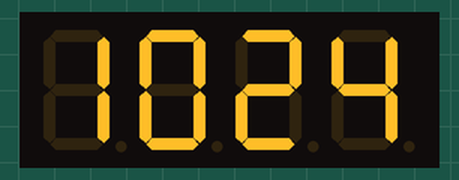
Simulated run of this program. Board: ESP8266 (NodeMCU). Shown: 4-digit seven-segment display. WiFi joins after 1.5 s; servers stay silent unless stated; the local clock reads 2024-03-15 10:24:30 at power-on unless the program sets it.

Above: at 0.3 s.
At 64.6 s:
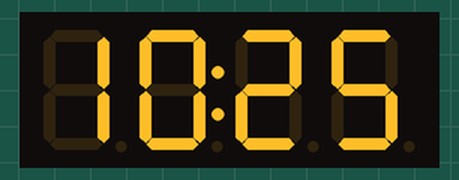
At 129.1 s:
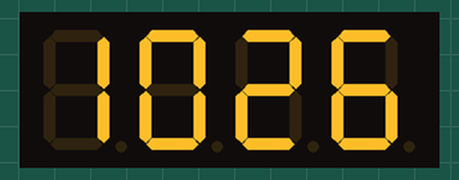

The program:

main.cpp
```cpp
#include <Arduino.h>
#include "ClockLEDDisplay.h"
#include "RTC.h"
#include "Config.h"
#include "Period.h"

RTC rtc;
ClockLEDDisplay cld;
Period period100_1(NULL, 100, true);
Period period100_2(NULL, 100, true);

static void on_period100_1(void *instance);
static void on_period100_2(void *instance);

void setup()
{
   Serial.begin(115200);
   rtc.Init();
   cld.Init();
   period100_1.AddOnPeriodExpiredHandler(on_period100_1);
   period100_2.AddOnPeriodExpiredHandler(on_period100_2);
}
void loop()
{
   int8_t hour;
   int8_t minute;
   int8_t second;
   rtc.GetTime(hour, minute, second);
   uint32_t TC = millis();
   bool isUpdated = rtc.GetIsUpdated();
   if (!isUpdated)
   {
      period100_1.Check(TC); //Points only.
      return;
   }
   else
   {
      period100_2.Check(TC); //Time and points.
   }
}
void on_period100_1(void *instance)
{
   cld.DisplayPointsOnly(millis() % 1000 > 500);
}
void on_period100_2(void *instance)
{
   int8_t hour;
   int8_t minute;
   int8_t second;
   rtc.GetTime(hour, minute, second);
   cld.DisplayTime(hour, minute, millis() % 1000 > 500);
}
```

ClockLEDDisplay.cpp
```cpp
#include "ClockLEDDisplay.h"

ClockLEDDisplay::ClockLEDDisplay()
{
   mTM1637 = new TM1637(CLK_PIN, DIO_PIN);
}
ClockLEDDisplay::~ClockLEDDisplay()
{
   if (mTM1637 != NULL)
   {
      delete mTM1637;
      mTM1637 = NULL;
   }
}
void ClockLEDDisplay::Init()
{
   mTM1637->set();
   mTM1637->init();
}
void ClockLEDDisplay::DisplayTime(int8_t hour, int8_t minute, bool showPoints)
{
   int8_t TimeDisp[] = { hour / 10, hour % 10, minute / 10, minute % 10 };
   mTM1637->point((showPoints) ? POINT_ON : POINT_OFF);
   mTM1637->display(TimeDisp);
}
void ClockLEDDisplay::DisplayPointsOnly(bool showPoints)
{
   mTM1637->point((showPoints) ? POINT_ON : POINT_OFF);
   mTM1637->clearDisplay();
}
```

ClockLEDDisplay.h
```cpp
#ifndef ClockLEDDisplay_h
#define ClockLEDDisplay_h

#include <Arduino.h>
#include <TM1637.h>
#include "Config.h"

class ClockLEDDisplay
{
public:
   ClockLEDDisplay();
   virtual ~ClockLEDDisplay();
   void Init();
   void DisplayTime(int8_t hour, int8_t minute, bool showPoints);
   void DisplayPointsOnly(bool showPoints);
private:
   TM1637 *mTM1637;
};

#endif //ClockLEDDisplay_h
```

CommonFunctions.h
```cpp
#if !defined(__COMMON_FUNCTIONS_H__)
#define __COMMON_FUNCTIONS_H__

#include <Arduino.h>

//***************
//* Version 004 *
//***************

#define PI 3.1415926535897932384626433832795
#define HALF_PI 1.5707963267948966192313216916398
#define TWO_PI 6.283185307179586476925286766559
#define DEG_TO_RAD 0.017453292519943295769236907684886
#define RAD_TO_DEG 57.295779513082320876798154814105
//---------------------------------------------------------------------------------------------------------
#define min(a,b)                                ((a)<(b)?(a):(b))
#define max(a,b)                                ((a)>(b)?(a):(b))
#define limited(lowestvalue,value,highestvalue) (max((lowestvalue),(min((value),(highestvalue)))))
//#define round(x)                                (((x)>=0)?(int32_t)((x)+0.5):(int32_t)((x)-0.5))
#define sq(x)                                   ((x)*(x))
//#define abs(a)                                  (((a) > 0) ? (a) : (-(a)))
#define radians(deg)                            ((deg)*DEG_TO_RAD)
#define degrees(rad)                            ((rad)*RAD_TO_DEG)
//---------------------------------------------------------------------------------------------------------
inline uint32_t pow_ui(uint32_t a, uint8_t b){uint32_t retVal = 1; uint8_t i = 0; for (i = 0; i < b; i++){ retVal *= a; } return (retVal); };
//---------------------------------------------------------------------------------------------------------
#define get_decimal_digit(value,index)          (((value) / pow_ui(10,(index))) % 10)
#define set_decimal_digit(value,index,digit)    ((value) = ((value) + (((digit) - get_decimal_digit((value),(index))) * pow_ui(10,(index)))))
//---------------------------------------------------------------------------------------------------------
#define bit_read(value,bit) (((value) >> (bit)) & 0x01)
#define bit_set(value,bit) ((value) |= (1UL << (bit)))
#define bit_clear(value,bit) ((value) &= ~(1UL << (bit)))
#define bit_write(value,bit,bitvalue) (bitvalue ? bit_set(value, bit) : bit_clear(value, bit))
#define bits_swap(value,bit1,bit2) ((value) = ((((value) >> (bit1)) ^ ((value) >> (bit2))) & 1) ? (((value) ^ (1 << bit1)) ^ (1 << bit2)) : (value))
//---------------------------------------------------------------------------------------------------------
#define set_bit_of_byte_array(array,bit)    (((uint8_t*)(array))[(bit) >> 3] |=   (1 << ((bit) & 7)))
#define clear_bit_of_byte_array(array,bit)  (((uint8_t*)(array))[(bit) >> 3] &= (~(1 << ((bit) & 7))))
#define read_bit_of_byte_array(array,bit)  ((((uint8_t*)(array))[(bit) >> 3] >> ((bit) & 7)) & 1)
//---------------------------------------------------------------------------------------------------------
#define invert_bit(value,invert) ((value)^(invert))
//---------------------------------------------------------------------------------------------------------
#define is_neighbor(x,y,proximity) (((x) != (y)) && (abs((x) - (y)) <= (proximity)))
//---------------------------------------------------------------------------------------------------------
#define compose_ip_address(ip1,ip2,ip3,ip4) ((((uint32_t)(ip1)) << 24) & (((uint32_t)(ip2)) << 16) & (((uint32_t)(ip3)) << 8) & ((uint32_t)(ip1)))
//---------------------------------------------------------------------------------------------------------
#define plus_modulo(value,valueToAdd,modulo) (((value)+(valueToAdd))<(modulo))?((value)+(valueToAdd)):((value)+(valueToAdd)-(modulo))
#define minus_modulo(value,valueToSubtract,modulo) (((value)-(valueToSubtract))>=0)?((value)-(valueToSubtract)):((value)+(modulo)-(valueToSubtract))
#define add_modulo(value,valueToAdd,modulo) ((value) = (plus_modulo((value),(valueToAdd),(modulo))))
#define subtract_modulo(value,valueToSubtract,modulo) ((value) = (minus_modulo((value),(valueToSubtract),(modulo))))
#define increment_modulo(value,modulo) ((value) = (((value) < ((modulo) - 1)) ? (value) + 1 : 0))
#define decrement_modulo(value,modulo) ((value) = (((value) > 0) ? (value) - 1 : (modulo) - 1))
//---------------------------------------------------------------------------------------------------------
#define plus_time(time_val,valueToAdd) ((time_val)+(valueToAdd))
#define minus_time(time_val,valueToSubtract) ((time_val)-(valueToSubtract))
#define increment_time(time_val) ((time_val) = (plus_time(time_val, 1)))
#define decrement_time(time_val) ((time_val) = (minus_time(time_val, 1)))
#define bigger_time(time_val1,time_val2) (minus_time((time_val1),(time_val2)) < 0x80000000)
//---------------------------------------------------------------------------------------------------------
#define objcpy(dst,src) memcpy((dst), (src), sizeof(*(src)))
#define objset(dst,val) memset((dst), (val), sizeof(*(dst)))
#define objzero(dst)    objset((dst),0)
//---------------------------------------------------------------------------------------------------------
#define update_minimum(dst,value) (dst) = (min((dst),(value)))
#define update_maximum(dst,value) (dst) = (max((dst),(value)))
//---------------------------------------------------------------------------------------------------------
#define averageint int64_t
#define TIME_NOT_SET -1
//---------------------------------------------------------------------------------------------------------

#endif // !defined(__COMMON_FUNCTIONS_H__)
```

Period.cpp
```cpp
#include "Period.h"
#include "CommonFunctions.h"

Period::Period(void *instance, uint32_t periodInTicks, boolean autoReset)
{
   mPeriodInTicks = periodInTicks;
   mAutoReset = autoReset;
   //--------------------------------------------
   mInstance = instance;
   mOnPeriodExpired = NULL;
   //--------------------------------------------
   mLastTicks = TIME_NOT_SET;
   mOnPeriodExpiredMayRun = true;
   mMustPerformReset = false;
}
Period::~Period()
{
}
void Period::Reset()
{
   mMustPerformReset = true;
}
boolean Period::PeriodExpired(uint32_t ticks)
{
   return ((minus_time(ticks, mLastTicks) > mPeriodInTicks) && (mLastTicks > 0));
}
void Period::Check(uint32_t ticks)
{
   if (mMustPerformReset)
   {
      mLastTicks = ticks;
      mOnPeriodExpiredMayRun = true;
      mMustPerformReset = false;
   }
   if (PeriodExpired(ticks))
   {
      if (mOnPeriodExpiredMayRun)
      {
         mOnPeriodExpiredMayRun = false;
         if (mOnPeriodExpired != 0) mOnPeriodExpired (mInstance);
      }
      //---------------------------------
      if (mAutoReset)
      {
         mLastTicks = ticks;
         mOnPeriodExpiredMayRun = true;
      }
   }
}
boolean Period::GetAutoReset()
{
   return (mAutoReset);
}
void Period::SetPeriodInTicks(uint32_t periodInTicks)
{
   mPeriodInTicks = periodInTicks;
}
void Period::AddOnPeriodExpiredHandler(dlgOnPeriodExpired onPeriodExpired)
{
   mOnPeriodExpired = onPeriodExpired;
}
```

Period.h
```cpp
#if !defined(__PERIOD_H__)
#define __PERIOD_H__

#include <Arduino.h>

class Period
{
public:
   typedef void (*dlgOnPeriodExpired)(void *instance);
public:
   Period(void *instance, uint32_t periodInTicks, boolean autoReset);
   virtual ~Period();
   void Check(uint32_t ticks);
   void Reset();
   boolean PeriodExpired(uint32_t ticks);
   boolean GetAutoReset();
   void SetPeriodInTicks(uint32_t periodInTicks);
   void AddOnPeriodExpiredHandler(dlgOnPeriodExpired onPeriodExpired);
private:
   uint32_t mPeriodInTicks;
   boolean mAutoReset;
   //-----------------------------------
   void *mInstance;
   dlgOnPeriodExpired mOnPeriodExpired;
   //-----------------------------------
   uint32_t mLastTicks;
   boolean mOnPeriodExpiredMayRun;
   boolean mMustPerformReset;
};

#endif // !defined(__PERIOD_H__)
```

RTC.cpp
```cpp
#include "RTC.h"

RTC::RTC()
{
   mSSID = STASSID;
   mPass = STAPSK;
}
RTC::~RTC()
{
}
void RTC::Init()
{
   configTime(MYTZ, "pool.ntp.org");
   WiFi.persistent(false);
   WiFi.mode(WIFI_STA);
   WiFi.begin(STASSID, STAPSK);
}
void RTC::GetTime(int8_t &hour, int8_t &minute, int8_t &second)
{
   timeval tv;
   time_t now;
   gettimeofday(&tv, nullptr);
   now = time(nullptr);
   hour = localtime(&now)->tm_hour;
   minute = localtime(&now)->tm_min;
   second = localtime(&now)->tm_sec;
}
bool RTC::GetIsUpdated()
{
   timeval tv;
   time_t now;
   gettimeofday(&tv, nullptr);
   now = time(nullptr);
   int year = localtime(&now)->tm_year;
   return (year != 70);
}
```

RTC.h
```cpp
#ifndef RTC_h
#define RTC_h

#include <Arduino.h>
#include "Config.h"
#include <TZ.h>
#include <ESP8266WiFi.h>
#include <coredecls.h>                  // settimeofday_cb()
#include <Schedule.h>
#include <PolledTimeout.h>
#include <time.h>                       // time() ctime()
#include <sys/time.h>                   // struct timeval
#include <sntp.h>                       // sntp_servermode_dhcp()

class RTC
{
public:
   RTC();
   virtual ~RTC();
   void Init();
   void GetTime(int8_t &hour, int8_t &minute, int8_t &second);
   bool GetIsUpdated();
private:
   const char *mSSID;                       // your network SSID (name)
   const char *mPass;                       // your network password
};

#endif //RTC_h
```

Config.h
```cpp
#ifndef Config_h
#define Config_h

#ifndef STASSID
#define STASSID "YourSSID"
#define STAPSK  "YourPassword"
#endif

//Put your time zone here: https://github.com/esp8266/Arduino/blob/master/cores/esp8266/TZ.h
#define MYTZ TZ_America_New_York

//pins definitions for TM1637 and can be changed to other ports
#define  CLK_PIN  5
#define  DIO_PIN  0

#endif //Config_h
```
